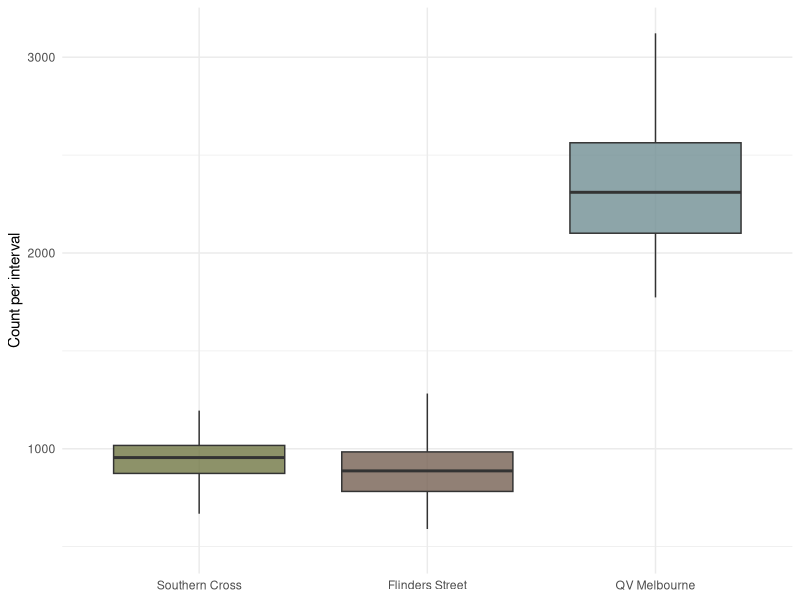
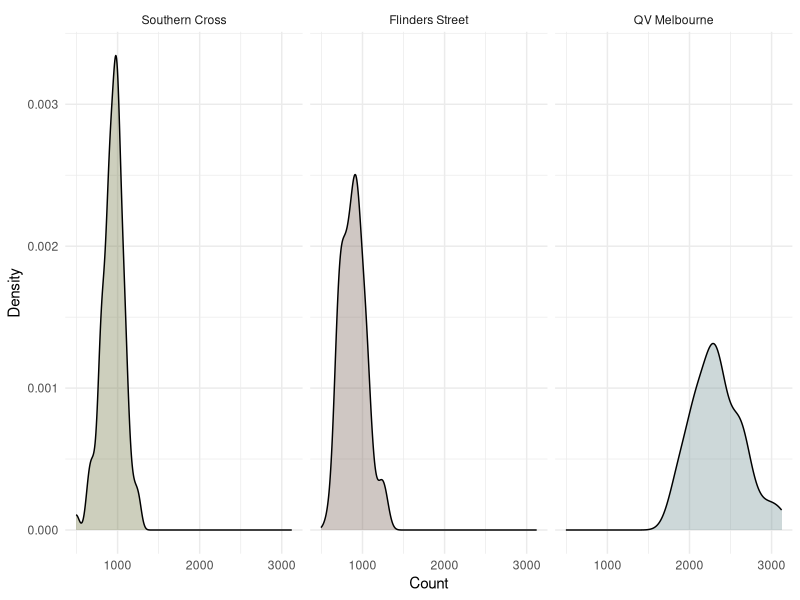
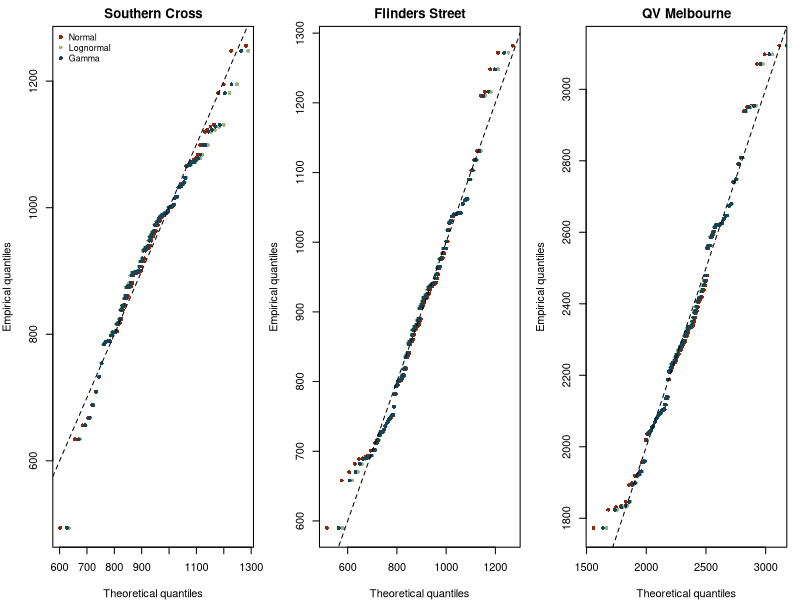
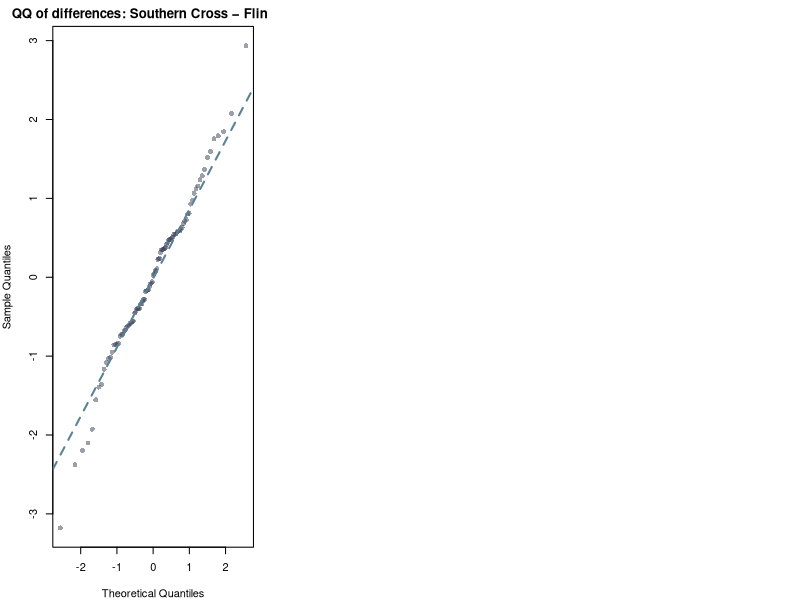
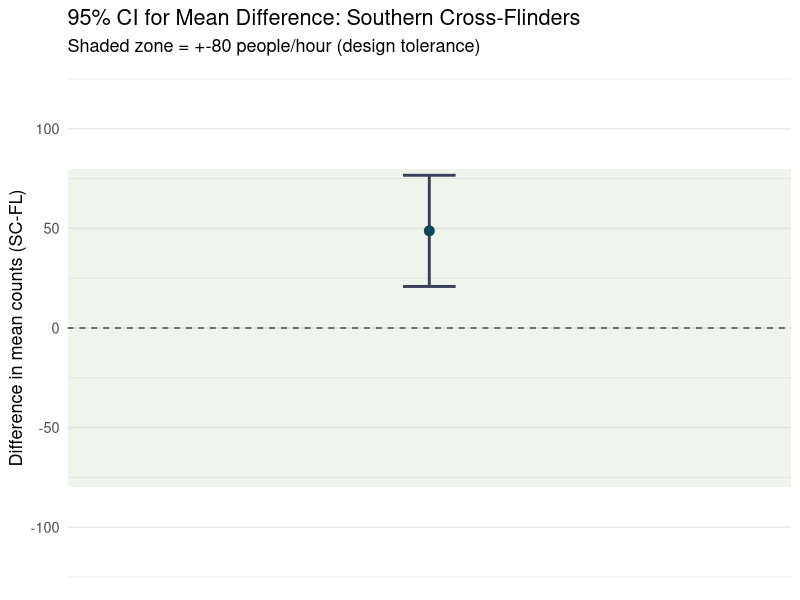
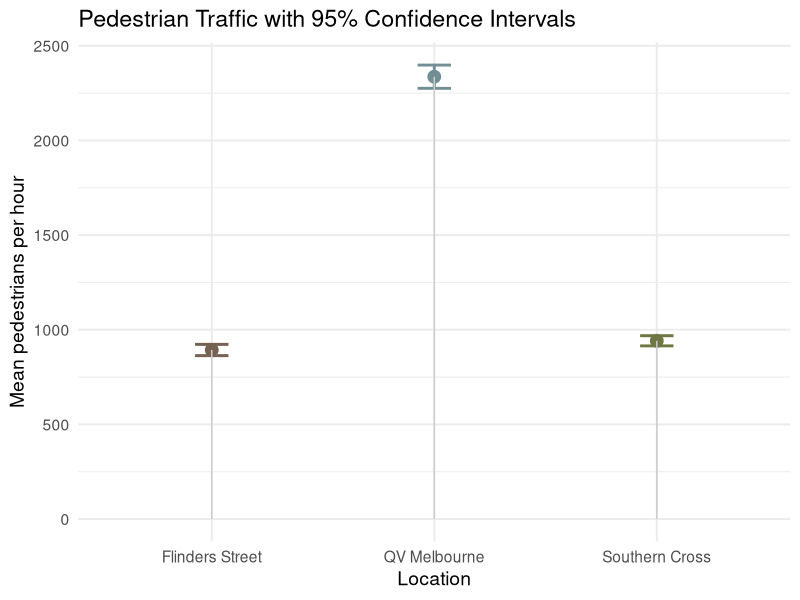

Recreate these plots in R, in order.
## ---- chunk 1
#| label: setup
#| include: false
#| message: false
#| warning: false
knitr::opts_chunk$set(
fig.align = "center",
fig.width = 8,
fig.height = 5,
dpi = 150,
echo = TRUE,
warning = FALSE,
message = FALSE
)

library(boot)
library(MASS)
library(tidyverse)
library(knitr)
library(kableExtra)
library(broom)
library(purrr)
library(scales)

set.seed(355435)

cross_cols <- c(
"Flinders Street" = "#766153",
"QV Melbourne" = "#718f94",
"Southern Cross"  = "#717744")

## ---- chunk 2
pedestrian_df <- read.csv(here::here("data/pedestrian/pedestrians.csv"))

pedestrian_long <- pedestrian_df %>%
  mutate(obs = row_number()) %>%
  pivot_longer(-obs, names_to = "crossing", values_to = "count") %>%
  mutate(crossing = recode(crossing,
                           "flinders_street" = "Flinders Street",
                           "qv_melbourne"    = "QV Melbourne",
                           "southern_cross"  = "Southern Cross")) %>%
  mutate(crossing = factor(
    crossing,
    levels = c("Southern Cross", "Flinders Street", "QV Melbourne")))
## ---- chunk 3
#| label: fig-boxplot
#| fig-cap: "Pedestrian counts by crossing."
ggplot(pedestrian_long, aes(x = crossing, y = count, fill = crossing)) +
  geom_boxplot(outlier.shape = NA, alpha = 0.8) +
  scale_fill_manual(values = cross_cols) +
  labs(x = NULL, y = "Count per interval") +
  theme_minimal() +
  theme(legend.position = "none")

## ---- chunk 4
#| label: fig-density
#| fig-cap: "Distribution of pedestrian counts by crossing."
ggplot(pedestrian_long, aes(x = count, fill = crossing)) +
  geom_density(alpha = 0.35) +
  facet_wrap(~ crossing, scales = "fixed") +
  scale_fill_manual(values = cross_cols) +
  labs(x = "Count", y = "Density") +
  theme_minimal() +
  theme(legend.position = "none")
## ---- chunk 5
#| label: tbl-crossing-summary
pedestrian_long %>%
  group_by(crossing) %>%
  summarise(
    n      = n(),
    mean   = mean(count),
    median = median(count),
    sd     = sd(count),
    min    = min(count),
    max    = max(count),
    iqr    = IQR(count),
    .groups = "drop"
  ) %>%
  kable(
    digits = 1,
    col.names = c("Crossing", "n", "Mean", "Median", "SD", "Min", "Max", "IQR")
  ) %>%
  kable_styling(
    bootstrap_options = c("striped", "hover", "condensed", "responsive"),
    full_width = FALSE
  ) %>%
  row_spec(0, bold = TRUE, color = "#FFFFFF", background = "#598392") %>%
  column_spec(1, bold = TRUE, color = "#004D40")
## ---- chunk 6
#| label: tbl-mle

# Southern Cross
sc <- pedestrian_df$southern_cross
fit_sc_norm  <- fitdistr(sc, "normal")
fit_sc_logn  <- fitdistr(sc, "lognormal")
fit_sc_gamma <- fitdistr(sc, "gamma")   

sc_models <- tibble(
  crossing = "Southern Cross",
  model    = c("normal","lognormal","gamma"),
  logLik   = c(logLik(fit_sc_norm)[1],  logLik(fit_sc_logn)[1],  logLik(fit_sc_gamma)[1]),
  AIC      = c(AIC(fit_sc_norm),        AIC(fit_sc_logn),        AIC(fit_sc_gamma)),
  
  mean_est = c(
    unname(fit_sc_norm$estimate["mean"]),
    exp(fit_sc_logn$estimate["meanlog"] + 0.5*fit_sc_logn$estimate["sdlog"]^2),
    unname(fit_sc_gamma$estimate["shape"] / fit_sc_gamma$estimate["rate"])),
  
  sd_est   = c(
    unname(fit_sc_norm$estimate["sd"]),
    sqrt((exp(fit_sc_logn$estimate["sdlog"]^2) - 1) *
           exp(2*fit_sc_logn$estimate["meanlog"] + fit_sc_logn$estimate["sdlog"]^2)),
    sqrt(unname(fit_sc_gamma$estimate["shape"]) / (unname(fit_sc_gamma$estimate["rate"])^2))))

# Flinders Street
fl <- pedestrian_df$flinders_street
fit_fl_norm  <- fitdistr(fl, "normal")
fit_fl_logn  <- fitdistr(fl, "lognormal")
fit_fl_gamma <- fitdistr(fl, "gamma")

fl_models <- tibble(
  crossing = "Flinders Street",
  model    = c("normal","lognormal","gamma"),
  logLik   = c(logLik(fit_fl_norm)[1],  logLik(fit_fl_logn)[1],  logLik(fit_fl_gamma)[1]),
  AIC      = c(AIC(fit_fl_norm),        AIC(fit_fl_logn),        AIC(fit_fl_gamma)),
  
  mean_est = c(
    unname(fit_fl_norm$estimate["mean"]),
    exp(fit_fl_logn$estimate["meanlog"] + 0.5*fit_fl_logn$estimate["sdlog"]^2),
    unname(fit_fl_gamma$estimate["shape"] / fit_fl_gamma$estimate["rate"])),
  
  sd_est   = c(
    unname(fit_fl_norm$estimate["sd"]),
    sqrt((exp(fit_fl_logn$estimate["sdlog"]^2) - 1) *
           exp(2*fit_fl_logn$estimate["meanlog"] + fit_fl_logn$estimate["sdlog"]^2)),
    sqrt(unname(fit_fl_gamma$estimate["shape"]) / (unname(fit_fl_gamma$estimate["rate"])^2))))

# QV Melbourne
qv <- pedestrian_df$qv_melbourne
fit_qv_norm  <- fitdistr(qv, "normal")
fit_qv_logn  <- fitdistr(qv, "lognormal")
fit_qv_gamma <- fitdistr(qv, "gamma")

qv_models <- tibble(
  crossing = "QV Melbourne",
  model    = c("normal","lognormal","gamma"),
  logLik   = c(logLik(fit_qv_norm)[1],  logLik(fit_qv_logn)[1],  logLik(fit_qv_gamma)[1]),
  AIC      = c(AIC(fit_qv_norm),        AIC(fit_qv_logn),        AIC(fit_qv_gamma)),
  
  mean_est = c(
    unname(fit_qv_norm$estimate["mean"]),
    exp(fit_qv_logn$estimate["meanlog"] + 0.5*fit_qv_logn$estimate["sdlog"]^2),
    unname(fit_qv_gamma$estimate["shape"] / fit_qv_gamma$estimate["rate"])),
  
  sd_est   = c(
    unname(fit_qv_norm$estimate["sd"]),
    sqrt((exp(fit_qv_logn$estimate["sdlog"]^2) - 1) *
           exp(2*fit_qv_logn$estimate["meanlog"] + fit_qv_logn$estimate["sdlog"]^2)),
    sqrt(unname(fit_qv_gamma$estimate["shape"]) / (unname(fit_qv_gamma$estimate["rate"])^2))))

mle_fits <- bind_rows(sc_models, fl_models, qv_models) %>%
  arrange(crossing, AIC)

mle_fits  %>%
  kable(
    caption = "Maximum-likelihood estimates for Normal, Lognormal and Gamma models across the three crossings.",
    col.names = c("Crossing", "Model", "Log-Likelihood", "AIC", "Mean Estimate", "SD Estimate"),
    digits = 1,
    align = rep("c")) %>%
  kable_styling(
    bootstrap_options = c("striped", "hover", "condensed", "responsive"),
    full_width = FALSE,
    position = "center") %>%
  row_spec(0, bold = TRUE, color = "#FFFFFF", background = "#598392") %>%
  column_spec(1, bold = TRUE, color = "#004D40")
## ---- chunk 7
#| label: fig-qqplots
#| fig-cap: "QQ plots comparing empirical and theoretical quantiles for the fitted Normal, Lognormal and Gamma models at each crossing."
#| warning: false

par(mfrow = c(1,3), mar = c(4,4,2,1))

## Southern Cross 
x <- sort(sc); n <- length(x); p <- (seq_len(n) - 0.5) / n
qN <- qnorm(p,  mean = fit_sc_norm$estimate["mean"],    sd = fit_sc_norm$estimate["sd"])
qL <- qlnorm(p, meanlog = fit_sc_logn$estimate["meanlog"], sdlog = fit_sc_logn$estimate["sdlog"])
qG <- qgamma(p, shape = fit_sc_gamma$estimate["shape"], rate = fit_sc_gamma$estimate["rate"])

plot(qN, x, xlab = "Theoretical quantiles", ylab = "Empirical quantiles",
     main = "Southern Cross", pch = 16, col = "#8F250C", cex = 0.8)
points(qL, x, pch = 16, col = "#9cb380", cex = 0.8)
points(qG, x, pch = 16, col = "#124559", cex = 0.8)
abline(0, 1, lty = 2)
legend("topleft", legend = c("Normal", "Lognormal", "Gamma"),
       col = c("#8F250C", "#9cb380", "#124559"), pch = 16, bty = "n", cex = 0.8)

# Flinders Street
x <- sort(fl); n <- length(x); p <- (seq_len(n) - 0.5) / n
qN <- qnorm(p,  mean = fit_fl_norm$estimate["mean"],    sd = fit_fl_norm$estimate["sd"])
qL <- qlnorm(p, meanlog = fit_fl_logn$estimate["meanlog"], sdlog = fit_fl_logn$estimate["sdlog"])
qG <- qgamma(p, shape = fit_fl_gamma$estimate["shape"], rate = fit_fl_gamma$estimate["rate"])

plot(qN, x, xlab = "Theoretical quantiles", ylab = "Empirical quantiles",
     main = "Flinders Street", pch = 16, col = "#8F250C", cex = 0.8)
points(qL, x, pch = 16, col = "#9cb380", cex = 0.8)
points(qG, x, pch = 16, col = "#124559", cex = 0.8)
abline(0, 1, lty = 2)

# QV Melbourne 
x <- sort(qv); n <- length(x); p <- (seq_len(n) - 0.5) / n
qN <- qnorm(p,  mean = fit_qv_norm$estimate["mean"],    sd = fit_qv_norm$estimate["sd"])
qL <- qlnorm(p, meanlog = fit_qv_logn$estimate["meanlog"], sdlog = fit_qv_logn$estimate["sdlog"])
qG <- qgamma(p, shape = fit_qv_gamma$estimate["shape"], rate = fit_qv_gamma$estimate["rate"])

plot(qN, x, xlab = "Theoretical quantiles", ylab = "Empirical quantiles",
     main = "QV Melbourne", pch = 16, col = "#8F250C", cex = 0.8)
points(qL, x, pch = 16, col = "#9cb380", cex = 0.8)
points(qG, x, pch = 16, col = "#124559", cex = 0.8)
abline(0, 1, lty = 2)

## ---- chunk 8
#| label: tbl-q90-sample

pedestrian_long %>%
  group_by(crossing) %>%
  summarise(q90 = quantile(count, 0.9)) %>%
  kable(caption = "Empirical 90th percentile estimates and 95% bootstrap confidence intervals for each crossing",
        digits = 1, align = c("l","r")) %>%
  kable_styling(
    bootstrap_options = c("striped", "hover", "condensed", "responsive"),
    full_width = FALSE) %>%
  row_spec(0, bold = TRUE, color = "#FFFFFF", background = "#598392") %>%
  column_spec(1, bold = TRUE, color = "#004D40")
  
q90_fn <- function(data, i) quantile(data[i], 0.9)

# Flinders Street
fl_boot <- boot(pedestrian_df$flinders_street, q90_fn, R = 1000)
ci_fl <- boot.ci(fl_boot, type = "perc")

# Southern Cross
sc_boot <- boot(pedestrian_df$southern_cross, q90_fn, R = 1000)
ci_sc <- boot.ci(sc_boot, type = "perc")

# QV Melbourne
qv_boot <- boot(pedestrian_df$qv_melbourne, q90_fn, R = 1000)
ci_qv <- boot.ci(qv_boot, type = "perc")

sample_tbl <- tibble(
  crossing = c("Flinders Street","Southern Cross","QV Melbourne"),
  q90_sample = round(c(
    quantile(pedestrian_df$flinders_street, 0.9),
    quantile(pedestrian_df$southern_cross, 0.9),
    quantile(pedestrian_df$qv_melbourne, 0.9)), 
    2),
  q90_sample_low  = round(c(ci_fl$percent[4], ci_sc$percent[4], ci_qv$percent[4]), 2),
  q90_sample_high = round(c(ci_fl$percent[5], ci_sc$percent[5], ci_qv$percent[5]), 2))

## ---- chunk 9
#| label: tbl-q90-final

q90_model_point <- list(
  fl = qlnorm(0.9, meanlog = fit_fl_logn$estimate["meanlog"], sdlog = fit_fl_logn$estimate["sdlog"]),
  sc = qnorm (0.9, mean    = fit_sc_norm$estimate["mean"],     sd    = fit_sc_norm$estimate["sd"]),
  qv = qlnorm(0.9, meanlog = fit_qv_logn$estimate["meanlog"], sdlog = fit_qv_logn$estimate["sdlog"]))

q90_model_ci <- function(fit, dist, n, B = 1000) {
  boot_q90 <- replicate(B, {
    sim <- if (dist == "normal") {
      rnorm(n, mean = fit$estimate["mean"], sd = fit$estimate["sd"])}
    else {
      rlnorm(n, meanlog = fit$estimate["meanlog"], sdlog = fit$estimate["sdlog"])}
    quantile(sim, 0.9)})
  quantile(boot_q90, c(0.025, 0.975))}

n_fl <- nrow(pedestrian_df)
n_sc <- nrow(pedestrian_df)
n_qv <- nrow(pedestrian_df)

ci_fl_m <- q90_model_ci(fit_fl_logn, "lognormal", n_fl)
ci_sc_m <- q90_model_ci(fit_sc_norm, "normal", n_sc)
ci_qv_m <- q90_model_ci(fit_qv_logn, "lognormal", n_qv)

model_tbl <- tibble(
  crossing       = c("Flinders Street","Southern Cross","QV Melbourne"),
  model          = c("lognormal","normal","lognormal"),
  q90_model      = round(c(q90_model_point$fl, q90_model_point$sc, q90_model_point$qv), 2),
  q90_model_low  = round(c(ci_fl_m[1], ci_sc_m[1], ci_qv_m[1]), 2),
  q90_model_high = round(c(ci_fl_m[2], ci_sc_m[2], ci_qv_m[2]), 2))

final_tbl <- sample_tbl %>%
  left_join(model_tbl, by = "crossing")

final_tbl %>%
  kable(
    caption = "Comparison of empirical and model-based 90th percentile estimates with 95% confidence intervals for each crossing",
    digits = 1,
    align = rep("c", ncol(.))) %>%
  kable_styling(
    bootstrap_options = c("striped", "hover", "condensed", "responsive"),
    full_width = FALSE,
    position = "center") %>%
  row_spec(0, bold = TRUE, color = "#FFFFFF", background = "#598392") %>%
  column_spec(1, bold = TRUE, color = "#004D40")

## ---- chunk 10
#| label: tbl-t-test

df  <- na.omit(pedestrian_df[, c("southern_cross","flinders_street")])
sc  <- df$southern_cross
fl  <- df$flinders_street
d   <- sc - fl                 

tt <- t.test(sc, fl, paired = TRUE, conf.level = 0.95)
paired_tt_tbl <- tibble(
  Comparison = "Southern Cross − Flinders Street",
  Mean_Diff  = tt$estimate,
  `95% CI (Low)` = tt$conf.int[1],
  `95% CI (High)` = tt$conf.int[2],
  t_value = tt$statistic,
  df = tt$parameter,
  p_value = tt$p.value)

paired_tt_tbl %>%
  kable(
    caption = "Paired t-test results comparing Southern Cross and Flinders Street (95% confidence interval for mean difference).",
    digits = 2,
    align = rep("c", ncol(.))) %>%
  kable_styling(
    bootstrap_options = c("striped", "hover", "condensed", "responsive"),
    full_width = FALSE,
    position = "center") %>%
  row_spec(0, bold = TRUE, color = "#FFFFFF", background = "#598392") %>%
  column_spec(1, bold = TRUE, color = "#004D40")

## ---- chunk 11
#| label: fig-qq-differences
#| fig-cap: "QQ plot of paired differences (Southern Cross - Flinders Street) showing approximate normality."

qqnorm(scale(d),
       main = "QQ of differences: Southern Cross − Flinders",
       pch  = 16,
       col  = adjustcolor("#3a405a", alpha.f = 0.5))

qqline(scale(d),
       col  = "#598392",
       lwd  = 2,
       lty  = 2)
## ---- chunk 12
#| label: fig-ci
#| fig-cap: "95% confidence interval for the mean difference between Southern Cross and Flinders Street. Shaded area shows +-80 people/hour design tolerance."

ci <- tibble(
  estimate = tt$estimate,
  lower = tt$conf.int[1],
  upper = tt$conf.int[2])

ggplot(ci) +
  geom_rect(aes(xmin = -Inf, xmax = Inf, ymin = -80, ymax = 80),
            fill = "#b5cda3", alpha = 0.2) +
  geom_errorbar(aes(x = 1, ymin = lower, ymax = upper),
                width = 0.08, linewidth = 1,
                colour = "#3a405a") +
  geom_point(aes(x = 1, y = estimate),
             size = 3, colour = "#124559") +
  geom_hline(yintercept = 0, linetype = "dashed", colour = "#444444") +
  coord_cartesian(ylim = c(-120, 120)) +
  scale_x_continuous(limits = c(0.5, 1.5), breaks = NULL) +
  labs(
    title = "95% CI for Mean Difference: Southern Cross-Flinders",
    subtitle = "Shaded zone = +-80 people/hour (design tolerance)",
    y = "Difference in mean counts (SC-FL)",
    x = NULL) +
  theme_minimal(base_size = 13)

## ---- chunk 13
# Southern Cross
tt_sc <- t.test(pedestrian_df$southern_cross, conf.level = 0.95)

# Flinders Street
tt_fl <- t.test(pedestrian_df$flinders_street, conf.level = 0.95)

# QV
tt_qv <- t.test(pedestrian_df$qv, conf.level = 0.95)
## ---- chunk 14
#| label: tbl-task4-ttest

tt_table <- tibble(
  Location = c("Southern Cross", "Flinders Street", "QV Melbourne"),
  Mean     = c(tt_sc$estimate, tt_fl$estimate, tt_qv$estimate),
  `95% CI (Low)`  = c(tt_sc$conf.int[1], tt_fl$conf.int[1], tt_qv$conf.int[1]),
  `95% CI (High)` = c(tt_sc$conf.int[2], tt_fl$conf.int[2], tt_qv$conf.int[2]))

tt_table %>%
  kable(
    caption = "Mean pedestrian counts and 95% confidence intervals for each crossing (one-sample t-tests)",
    digits = 1,
    align = rep("c", ncol(.))) %>%
  kable_styling(
    bootstrap_options = c("striped", "hover", "condensed", "responsive"),
    full_width = FALSE,
    position = "center") %>%
  row_spec(0, bold = TRUE, color = "#FFFFFF", background = "#598392") %>%
  column_spec(1, bold = TRUE, color = "#004D40")
## ---- chunk 15
#| label: fig-task4-traffic

ggplot(tt_table, aes(x = Location, y = Mean, color = Location)) +
  geom_point(size = 4) +
  geom_errorbar(aes(ymin = `95% CI (Low)`, ymax = `95% CI (High)`), width = 0.15, linewidth = 1) +
  geom_segment(aes(xend = Location, y = 0, yend = Mean), color = "grey80") +
  scale_color_manual(values = cross_cols) +
  labs(
    title = "Pedestrian Traffic with 95% Confidence Intervals",
    y = "Mean pedestrians per hour",
    x = "Location") +
  theme_minimal(base_size = 14) +
  theme(legend.position = "none")
